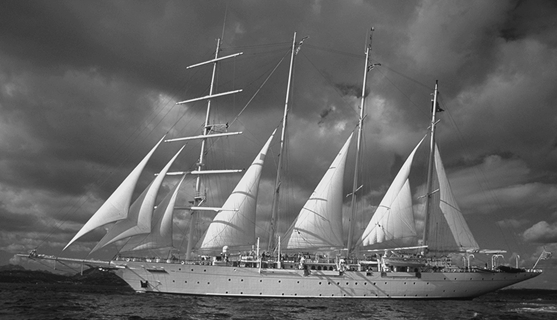
#> input picture var6.png, 557 x 320 px
$ jupyter execute lab_1.ipynb
#> lines starting #> are read from the running program, lines starting #| are printed output that depends on the picture
Номер в списке: 6

[cell 1]
import numpy as np
import matplotlib.pyplot as plt
import scipy as sc
import cv2
import math

## Часть 1. Исследование эффектов дискретизации.

1. Синтезировать конечный сигнал $x(t)$, представляющий из себя сумму двух синусоид с разными частотами:
$$x(t) = \sin (2\pi \nu_1 t) + \sin (2\pi \nu_2 t),\ \ \nu_1 = 40,\ \nu_2 = 75 \text{ (вариант 3)}$$

[cell 2]
nu_1 = 40
nu_2 = 75

x = lambda t: np.sin(2 * np.pi * nu_1 * t) + np.sin(2 * np.pi * nu_2 * t)

2. Определить допустимые значения частоты дискретизации $f_\text{д}$ для сигнала $x(t)$.

Максимальная частота $F_{max} = 75$. По теореме Котельникова: $f_\text{д} > 2F_{max}$. Тогда минимальная подходящая частота дискретизации:
$$f_\text{д} = 2 \cdot 75 = 150 \text{ Гц}$$

3. Построить по отсчетам графики дискретного сигнала и его спектра при нескольких различных частотах дискретизации (больше и меньше граничной частоты дискретизации). Сделать вывод.

Рассмотрим частоты 50 Гц и 200 Гц. При 50 Гц будет происходить наложение частот (50 Гц < $f_\text{д}$), а вот при 200 Гц мы увидим 2 пика, как и должно быть (200 Гц > $f_\text{д}$).

[cell 3]
fig, ax = plt.subplots(4, 1)
fig.set_figheight(18)
fig.set_figwidth(10)
fig.tight_layout(pad=5)

frequency = 50

plt.subplot(4, 1, 1)
plt.grid(True)
plt.title(f'f = {frequency} < f_max')
plt.xlabel("t")
plt.ylabel("x(t)")
X = np.arange(0, 1, 1 / frequency)
Y = x(X)
plt.plot(X, Y);

plt.subplot(4, 1, 2)
plt.grid(True)
plt.title(f'f = {frequency} < f_max')
plt.xlabel("ν")
plt.ylabel("S(ν)")
X = np.arange(0, frequency, 1)
Y = abs(np.fft.fft(x(np.arange(0, 1, 1 / frequency))))
plt.plot(X, Y);


frequency = 200

plt.subplot(4, 1, 3)
plt.grid(True)
plt.title(f'f = {frequency} > f_max')
plt.xlabel("t")
plt.ylabel("x(t)")
X = np.arange(0, 1, 1 / frequency)
Y = x(X)
plt.plot(X, Y);

plt.subplot(4, 1, 4);
plt.grid(True)
plt.title(f'f = {frequency} > f_max')
plt.xlabel("ν")
plt.ylabel("S(ν)")
X = np.arange(0, frequency, 1)
Y = abs(np.fft.fft(x(np.arange(0, 1, 1 / frequency))))
plt.plot(X, Y);
#> figure, not shown here; panel 1: curve peaks at x = 0.98, y = 0.951; panel 2: curve peaks at x = 10, y = 25; panel 3: curve peaks at x = 0.63, y = 1.95; panel 4: curve peaks at x = 75, y = 100

4. Проиллюстрировать на примере сигнала $x(t)$ эффект наложения частот. Для этого необходимо привести сигнал $x'(t)$, который при некоторой частоте дискретизации будет совпадать с сигналом $x(t)$. (Такого эффекта можно добиться, если провести дискретизацию сигнала $x(t)$ с неверной частотой дискретизации и затем восстановить его).

Сигнал $x(t)$ состоит из двух синусоид. Можно заметить, что синусоида $\sin (2 \pi \nu_2 t),\ \nu_2 = 75$ при частоте дискретизации $f_\text{д} = 50$ никакого вклада не вносит. Действительно, при такой частоте дискретизации мы получаем $\Delta t = \frac{1}{50}$, а значит все значения $t$ будут иметь вид $\frac{n}{50}$, где $n = 0,\, 1,\, ...,\, 50$. Подставим это в синус:
$$\sin \left(2 \pi \cdot 75 \frac{n}{50}\right) = \sin (3 \pi n) = 0$$

Отсюда можно сделать вывод, что в качестве сигнала $x'(t)$ можно взять оставшуюся синусоиду, то есть:
$$x'(t) = \sin (2 \pi \nu_1 t),\ \nu_1 = 40$$

[cell 4]
new_x = lambda t: np.sin(2 * np.pi * nu_1 * t)

fig, ax = plt.subplots(4, 1)
fig.set_figheight(18)
fig.set_figwidth(10)
fig.tight_layout(pad=5)

frequency = 50

plt.subplot(4, 1, 1)
plt.grid(True)
plt.title(f"x(t), f = {frequency}")
plt.xlabel("t")
plt.ylabel("x(t)")
X = np.arange(0, 1, 1 / frequency)
Y_1 = x(X)
plt.plot(X, Y_1);

plt.subplot(4, 1, 2)
plt.grid(True)
plt.title(f"x'(t), f = {frequency}")
plt.xlabel("t")
plt.ylabel("x'(t)")
X = np.arange(0, 1, 1 / frequency)
Y_2 = new_x(X)
plt.plot(X, Y_2);

print(f"Frequency: {frequency}\nError: {np.amax(abs(Y_1 - Y_2))}")
print()


frequency = 200

plt.subplot(4, 1, 3)
plt.grid(True)
plt.title(f"x(t), f = {frequency}")
plt.xlabel("t")
plt.ylabel("x(t)")
X = np.arange(0, 1, 1 / frequency)
Y_1 = x(X)
plt.plot(X, Y_1);

plt.subplot(4, 1, 4)
plt.grid(True)
plt.title(f"x'(t), f = {frequency}")
plt.xlabel("t")
plt.ylabel("x'(t)")
X = np.arange(0, 1, 1 / frequency)
Y_2 = new_x(X)
plt.plot(X, Y_2);

print(f"Frequency: {frequency}\nError: {np.amax(abs(Y_1 - Y_2))}")
#> figure, not shown here; panel 1: curve peaks at x = 0.98, y = 0.951; panel 2: curve peaks at x = 0.08, y = 0.951; panel 3: curve peaks at x = 0.63, y = 1.95; panel 4: curve peaks at x = 0.555, y = 0.951

5. Загрузить тестовое изображение. Уменьшить частоту дискретизации в 2, 3, 4 раза с помощью прореживания матрицы исходного изображения. Сравнить полученные результаты с результатом использования скрипта, приведенного далее. Дополнительно можете сравнить полученные изображения с результатами, выдаваемыми функцией imresize.

[cell 5]
fd = cv2.imread("var6.png", 0) # считывание исходного изображения
#> fd is the input picture: shape (320, 557); min 5, max 251, mean 99.6
M, N = fd.shape # размеры изображения fd
#> M = 320; N = 557

for k in [2, 3, 4]: # коэффициент прореживания. Должен быть натуральным числом!
    plt.figure(figsize=(18, 5))
    plt.title(f"Прореживание k = {k} (предложенный скрипт)");
    Mk = M // k # строк в прореженном изображении
    Nk = N // k # столбцов в прореженном изображении
    ff = fd[:Mk * k:k, :Nk * k:k] # прореженное изображение

    # функции Котельникова задаем таблично в SincArray
    ColumnInd = np.array([i for i in range(max(Mk, Nk))])
    SincArray = np.zeros((max(M, N), max(Mk, Nk)))
    for j in range(max(M, N)):
        SincArray[j][:max(Mk, Nk)] = np.sinc(j / k - ColumnInd)

    # получаем интерполированное по формуле Котельникова изображение:
    F = SincArray[:M, :Mk] @ ff @ SincArray[:N, :Nk].T
    plt.imshow(np.uint8(F), cmap='gray')
    plt.axis('off')
    plt.show()

    plt.figure(figsize=(18, 5))
    plt.title(f"Прореживание k = {k} (мой скрипт)")
    #уменьшаем изображение в к раз
    F = np.zeros((Mk, Nk));
    for i in range(N // k):
        for j in range(M // k):
            F[j][i] = fd[j * k][i * k]
    plt.imshow(np.uint8(F), cmap='gray')
    plt.axis('off')
    plt.show()
#> this loop made 3 passes
#> pass 1, `ff = fd[:Mk * k:k, :Nk * k:k]`:
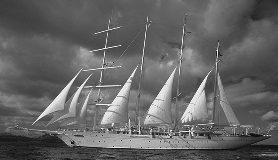
#> ff: shape (160, 278); min 10, max 250, mean 99.7
#> pass 1, `F = SincArray[:M, :Mk] @ ff @ SincArray[:N, :Nk].T`:
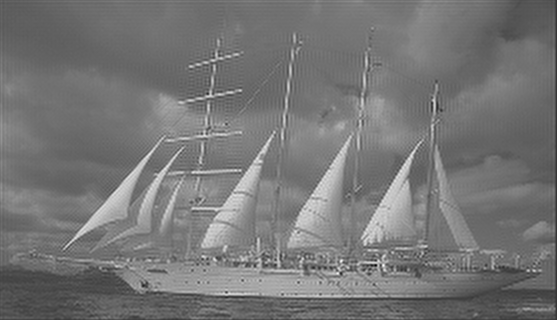
#> F: shape (320, 557) float64; min -85.96, max 313.8, mean 99.3; drawn with min black and max white
#> pass 2, `ff = fd[:Mk * k:k, :Nk * k:k]`:
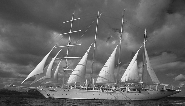
#> ff: shape (106, 185); min 13, max 250, mean 100.3
#> after the loop:
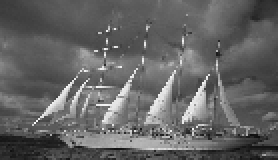
#> F: shape (80, 139) float64 (shown 2 times larger); min 15, max 249, mean 99.9
#> after the loop:
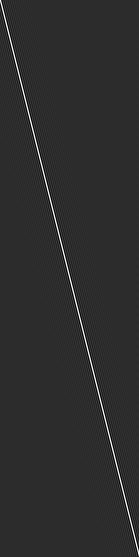
#> SincArray: shape (557, 139) float64; min -0.212, max 1, mean 0.00717; drawn with min black and max white

## Часть 2. Исследование эффектов квантования

1. Синтезировать случайный дискретный сигнал $x(k)$, состоящий из нескольких сотен отсчётов с одинаковым равномерным распределением. Построить по отсчетам его график.

[cell 6]
k = 100
border = (0, 1)
x = np.random.uniform(border[0], border[1], k)
#> x = 100 values, max 0.988 at index 52, min 0.0047 at index 99, mean 0.473
plt.plot(x)
plt.title("Случайный дискретный сигнал")
plt.xlabel("n")
plt.ylabel("x(n)")
plt.grid(True)
#> figure, not shown here; curve peaks at x = 52, y = 0.988

2. Провести равномерное квантование с округлением отсчетов сигнала $x(k)$, используя от 1 до 8 бит на отсчет. Построить ступенчатые графики сигнала после квантования с помощью функции stairs.

[cell 7]
def uniform_levels(border, bit):
    n = 2 ** bit
    q = (border[1] - border[0]) / n
    d = [border[0] + (j + 0.5) * q for j in range(n)]

    return q, d

def quantisation(x, d):
    quanted_x = []
    for e in x:
        for i in range(1, len(d)):
            if d[i] > e:
                if abs(e - d[i]) < abs(e - d[i - 1]):
                    quanted_x.append(d[i])
                else:
                    quanted_x.append(d[i - 1])
                break
        else:
            quanted_x.append(d[-1])

    return quanted_x

def visualise(x, title):
    plt.figure()
    plt.stairs(x)
    plt.title(title)
    plt.xlabel("n")
    plt.ylabel("x(n)")
    plt.grid(True)

[cell 8]
quanted_x = []
q = []

bits = [i for i in range(1, 9)]
for bit in bits:
    tmp_q, levels = uniform_levels(border, bit)
    q.append(tmp_q)
    quanted_x.append(quantisation(x, levels))
    visualise(quanted_x[-1], f"Сигнал после равномерного квантования ({bit} бит)")
#> after the loop, q = [0.5, 0.25, 0.125, 0.0625, 0.0312, 0.0156, 0.00781, 0.00391]; quanted_x = 8 items

3. Экспериментально оценить ошибку квантования (2). Сравнить полученные результаты с теоретической оценкой $\overline{\varepsilon^2} = D(\varepsilon) = \frac{q^2}{12}$, где q – шаг равномерного квантования. Построить график зависимости ошибки квантования количества битов, выделяемых на кодирование одногоотсчета.

[cell 9]
squared_errors = []
for new_x in quanted_x:
    squared_errors.append([])
    for i in range(k):
        squared_errors[-1].append(abs(x[i] - new_x[i]) ** 2)
#> this loop made 8 passes
#> after the loop, squared_errors = 8 items

theoretical_errors = []
experimental_errors = []
for i in range(len(squared_errors)):
    theoretical_errors.append(q[i] ** 2 / 12)
    experimental_errors.append(np.mean(squared_errors[i]))
#> after the loop, experimental_errors = [0.0214, 0.00459, 0.00117, 0.00032, 7.99e-05, 1.79e-05, 5.77e-06, 1.34e-06]; theoretical_errors = [0.0208, 0.00521, 0.0013, 0.000326, 8.14e-05, 2.03e-05, 5.09e-06, 1.27e-06]

plt.plot(bits, theoretical_errors, color="r", label="Теоретическая ошибка")
plt.plot(bits, experimental_errors, color="b", label="Экспериментальная ошибка")
plt.legend()
plt.xlabel("Бит")
plt.ylabel("Среднеквадратичная ошибка")
plt.title("Сравнение ошибок")
plt.grid(True)

4. Вычислить значение SNR (3). Исследовать зависимость SNR от числа битов, выделяемых на один отсчет сигнала.

Чем больше бит мы выделяем на отсчет сигнала, тем меньше ошибка квантования (шум). На графике это хорошо видно.

[cell 10]
snrs = []
for i in range(len(bits)):
    snrs.append(10 * math.log10(np.mean([k**2 for k in quanted_x[i]]) / np.mean(squared_errors[i])))
#> after the loop, snrs = [11.57, 18.2, 24.14, 29.83, 35.83, 42.35, 47.26, 53.6]

plt.plot(bits, snrs)
plt.title("График зависимости SNR от количества бит")
plt.xlabel("Бит")
plt.ylabel("SNR")
plt.grid(True)

5. Используя функцию randn, синтезировать случайный дискретный сигнал $x(k)$ с нормальным распределением, где $m = \nu$ и $\sigma = \nu + 1$ ($\nu$ – номер варианта). Построить по отсчетам его график.

[cell 11]
nu = 6

m = nu
sig = nu + 1
n = 100

x = np.random.normal(m, sig, n)
#> x = 100 values, max 22.68 at index 64, min -4.81 at index 87, mean 7.35

plt.plot(x)
plt.title("Дискретный сигнал с нормальным распределдением")
plt.xlabel("k")
plt.ylabel("x(k)")
plt.grid(True)
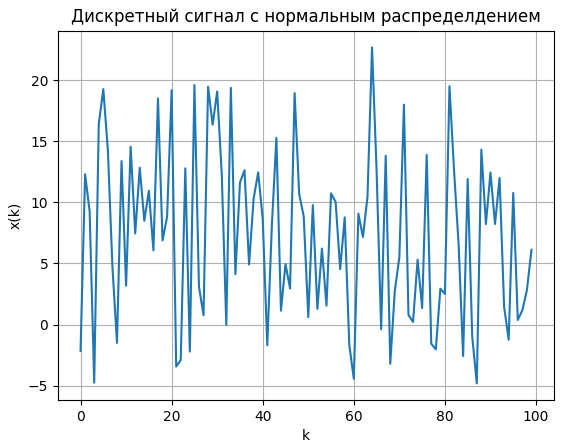
#> figure drawn by matplotlib, 1 panel; curve peaks at x = 64, y = 22.68

6. Определить параметры квантователя Ллойда-Макса:
$$t_k' = t_k\sigma + m,\ \ \ d_k' = d_k\sigma + m,$$ где $\{t_k\}$ и $\{d_k\}$ - параметры оптимального квантования для стандартного нормального распределения с параметрами $m = 0$, $\sigma = 1$.

[cell 12]
def lloyd_max_levels(m, sig, bit):
    if bit == 1:
        t = [-np.inf, 0, np.inf]
        d = [-0.7979, 0.7979]
    elif bit == 2:
        t = [-np.inf, -0.9816, 0, 0.9816, np.inf]
        d = [-1.5104, -0.4528, 0.4528, 1.5104]
    elif bit == 3:
        t = [-np.inf, -1.7479, -1.0500, -0.5005, 0, 0.5005, 1.0500, 1.7479, np.inf]
        d = [-2.1519, -1.3439, -0.7560, -0.2451, 0.2451, 0.7560, 1.3439, 2.1519]
    elif bit == 4:
        t = [-np.inf, -2.4008, -1.8435, -1.4371, -1.0993, -0.7995, -0.5224, -0.2582, 0, 0.2582, 0.5224, 0.7995, 1.0993, 1.4371, 1.8435, 2.4008, np.inf]
        d = [-2.7326, -2.0690, -1.6180, -1.2562, -0.9423, -0.6568, -0.3880, -0.1284, 0.1284, 0.3880, 0.6568, 0.9423, 1.2562, 1.6180, 2.0690, 2.7326]

    t = [t_k * sig + m for t_k in t]
    d = [d_k * sig + m for d_k in d]

    return t, d

7. Выполнить оптимальное квантование сигнала $x(k)$, используя от 1 до 4 битов на отсчет.

[cell 13]
bits = [i + 1 for i in range(4)]
#> bits = [1, 2, 3, 4]

quanted_x = []
for bit in bits:
    t, levels = lloyd_max_levels(m, sig, bit)
    quanted_x.append(quantisation(x, levels))
    visualise(quanted_x[-1], f"Сигнал после квантования по Ллойду-Максу ({bit} бит)")
#> this loop made 4 passes
#> (t, levels) on passes 1 to 3: ([-inf, 6, inf], [0.415, 11.59]), ([-inf, -0.871, 6, 12.87, inf], [-4.57, 2.83, 9.17, 16.57]), ([-inf, -6.24, -1.35, 2.5, 6, 9.5, 13.35, 18.24, inf], [-9.06, -3.41, 0.708, 4.28, 7.72, 11.29, 15.41, 21.06])
#> after the loop, quanted_x = 4 items
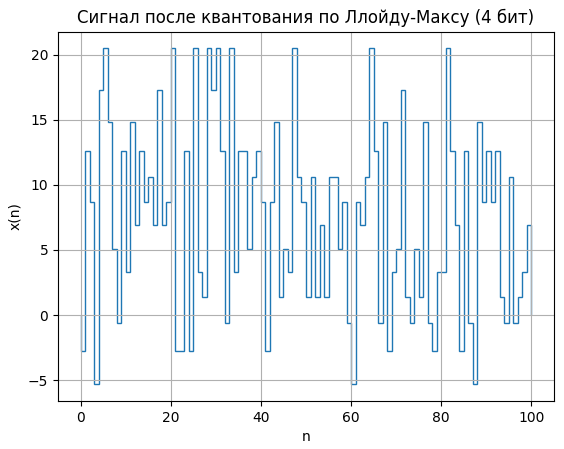
#> figure drawn by matplotlib, 1 panel

8. Вычислить выборочные значения ошибки (2), (6) и SNR.

[cell 14]
squared_errors = []
for new_x in quanted_x:
    squared_errors.append([])
    for i in range(k):
        squared_errors[-1].append(abs(x[i] - new_x[i]) ** 2)
#> this loop made 4 passes
#> after the loop, squared_errors = 4 items

experimental_errors = []
for i in range(len(squared_errors)):
    experimental_errors.append(np.mean(squared_errors[i]))
#> after the loop, experimental_errors = [14.22, 5.11, 1.5, 0.444]

snrs = []
for i in range(len(bits)):
    snrs.append(10 * math.log10(np.mean([k**2 for k in quanted_x[i]]) / experimental_errors[i]))
#> after the loop, snrs = [7.31, 12.53, 18.58, 23.84]

plt.figure()
plt.plot(bits, experimental_errors)
plt.xlabel("Бит")
plt.ylabel("Среднеквадратичная ошибка")
plt.title("Ошибки")
plt.grid(True)

plt.figure()
plt.plot(bits, snrs)
plt.title("График зависимости SNR от количества бит")
plt.xlabel("Бит")
plt.ylabel("SNR")
plt.grid(True)
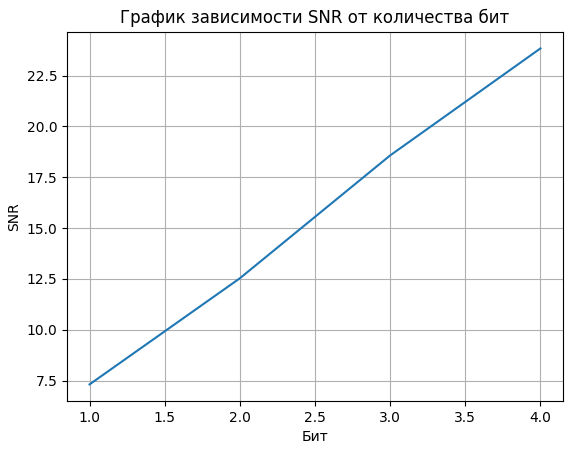
#> figure drawn by matplotlib, 1 panel

9. Выполнить равномерное квантование сигнала $x(k)$ при числе битов на отсчет от 1 до 4. Сравнить ошибки квантования с полученными в предыдущем пункте.

[cell 15]
new_quanted_x = []
q = []
for bit in bits:
    tmp_q, levels = uniform_levels((min(x), max(x)), bit)
    q.append(tmp_q)
    new_quanted_x.append(quantisation(x, levels))
#> this loop made 4 passes
#> (n in uniform_levels, q in uniform_levels, tmp_q, levels) on passes 1 to 3: (2, 13.75, 13.75, [2.06, 15.81]), (4, 6.87, 6.87, [-1.38, 5.5, 12.37, 19.25]), (8, 3.44, 3.44, [-3.09, 0.342, 3.78, 7.22, 10.65, 14.09, 17.53, 20.96])
#> (n in uniform_levels, q in uniform_levels, tmp_q) on pass 4: (16, 1.72, 1.72)
#> after the loop, new_quanted_x = 4 items; q = [13.75, 6.87, 3.44, 1.72]
    #visualise(quanted_x[-1], f"Сигнал после равномерного квантования ({bit} бит)")

new_squared_errors = []
for new_x in new_quanted_x:
    new_squared_errors.append([])
    for i in range(k):
        new_squared_errors[-1].append(abs(x[i] - new_x[i]) ** 2)
#> after the loop, new_squared_errors = 4 items

theoretical_errors = []
new_experimental_errors = []
for i in range(len(bits)):
    theoretical_errors.append(q[i] ** 2 / 12)
    new_experimental_errors.append(np.mean(new_squared_errors[i]))
#> after the loop, new_experimental_errors = [15.75, 3.57, 1.23, 0.282]; theoretical_errors = [15.75, 3.94, 0.984, 0.246]

new_snrs = []
for i in range(len(bits)):
    new_snrs.append(10 * math.log10(np.mean([k**2 for k in new_quanted_x[i]]) / new_experimental_errors[i]))
#> after the loop, new_snrs = [8.34, 14.56, 19.28, 25.65]

plt.figure()
plt.plot(bits, theoretical_errors, color="r", label="Теоретическая ошибка (равномерного)")
plt.plot(bits, new_experimental_errors, color="b", label="Экспериментальная ошибка (равномерного)")
plt.plot(bits, experimental_errors, color="g", label="Экспериментальная ошибка (оптимального)")
plt.legend()
plt.xlabel("Бит")
plt.ylabel("Среднеквадратичная ошибка")
plt.title("Сравнение ошибок")
plt.grid(True)

plt.figure()
plt.plot(bits, new_snrs, color="b", label="Равномерное")
plt.plot(bits, snrs, color="g", label="Оптимальное")
plt.legend()
plt.xlabel("Бит")
plt.ylabel("SNR")
plt.title("График зависимости SNR от количества бит")
plt.grid(True)
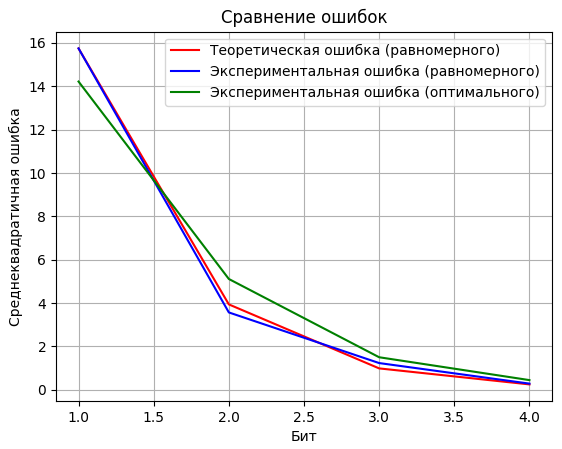
#> figure drawn by matplotlib, 1 panel
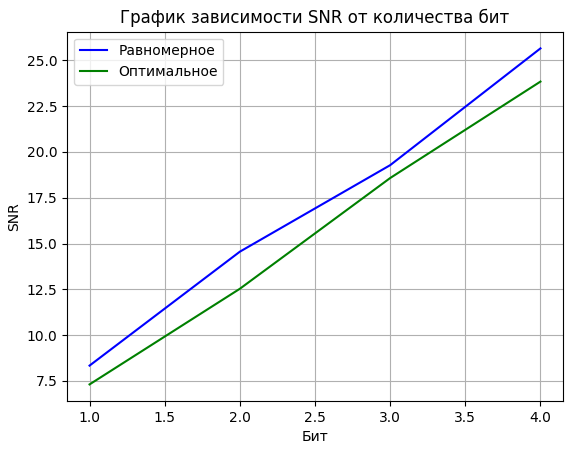
#> figure drawn by matplotlib, 1 panel
